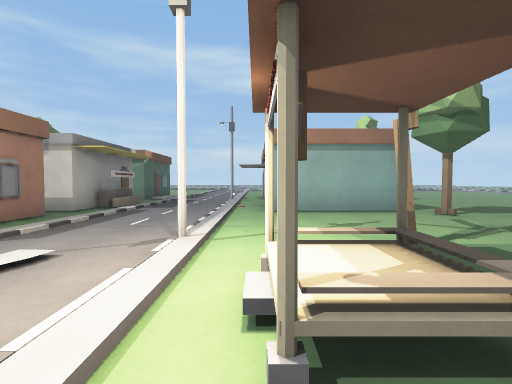
view 1 (above)

24 first-person views from a walk through a Godot game level. The camera is 1.4 m above the floor, tilts 2° down and sees 85° across. Doors that lead somewhere are drawn open, without their leaves. The floor is counted in squares, 2 m on a side. Each view is taken from the middle of a square. On the plan, view 1 faces up. The plan holds only what a view shows up to about 9 squares ahead; the rest is blank. The place goes on beyond the plan. Surface patterns are stand-ins for the level's own textures.

view 2
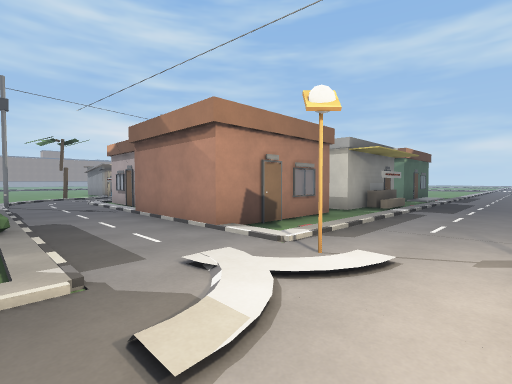

view 3
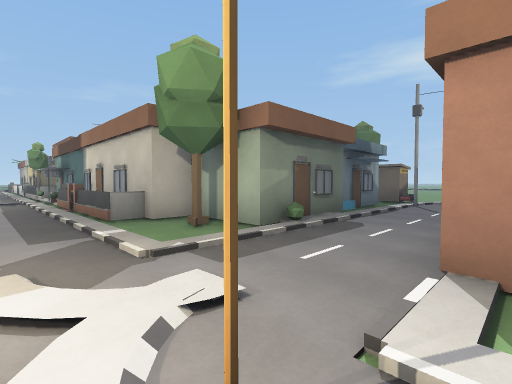

view 4
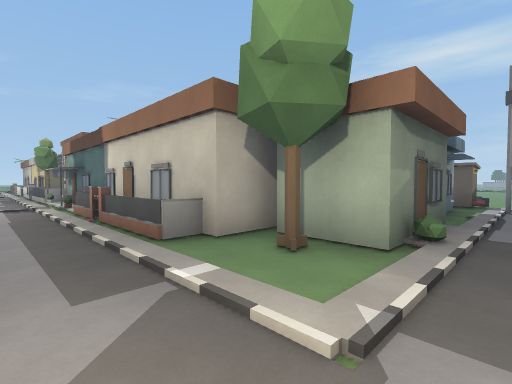

view 5
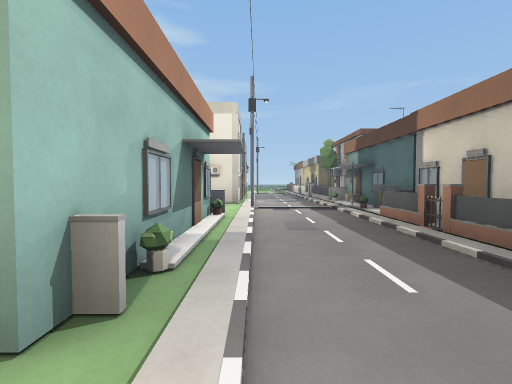

view 6
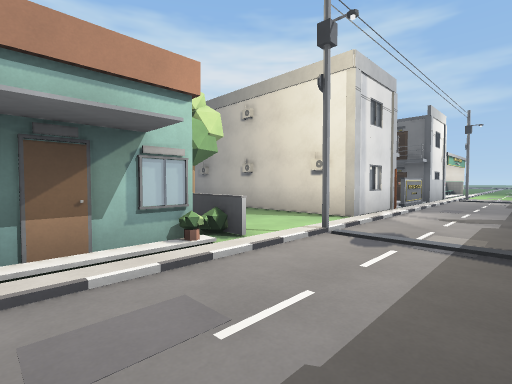

view 7
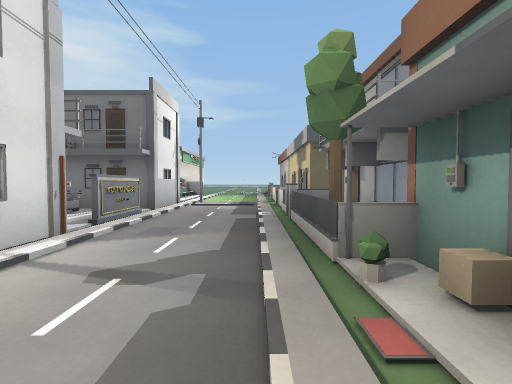

view 8
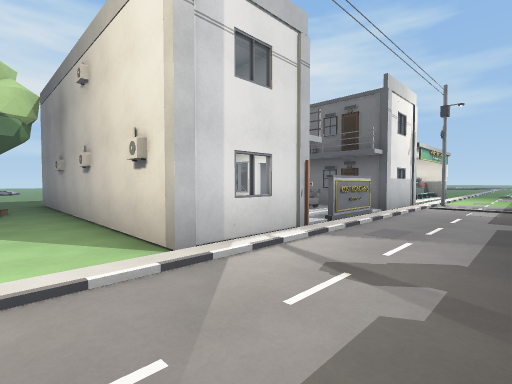

view 9
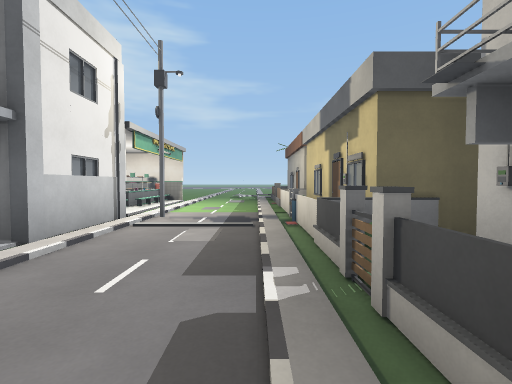

view 10
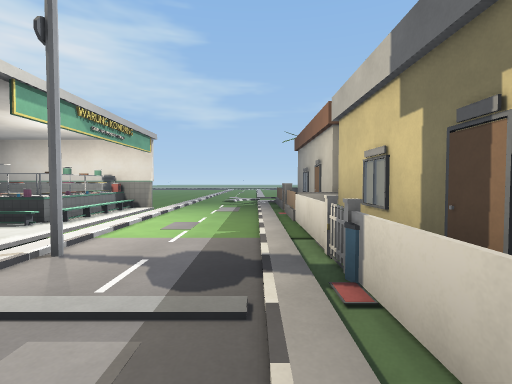

view 11
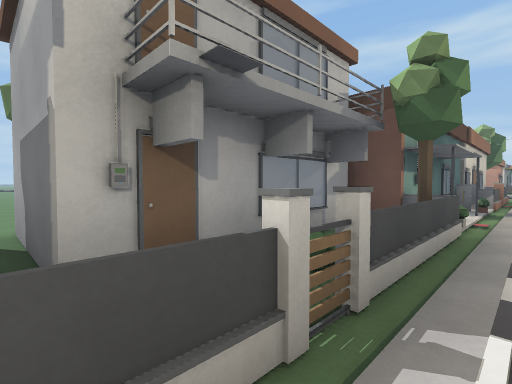

view 12
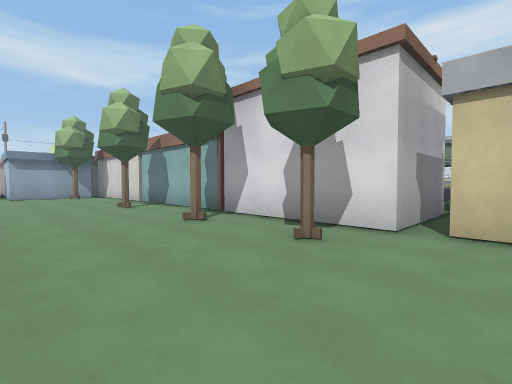

view 13
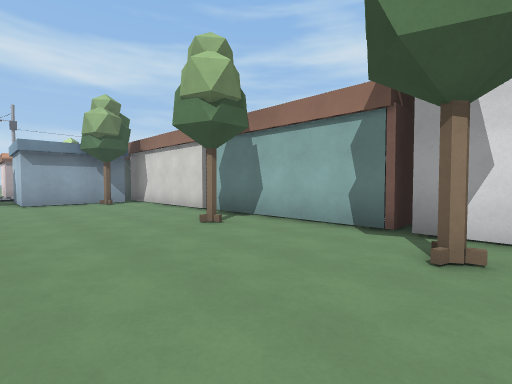

view 14
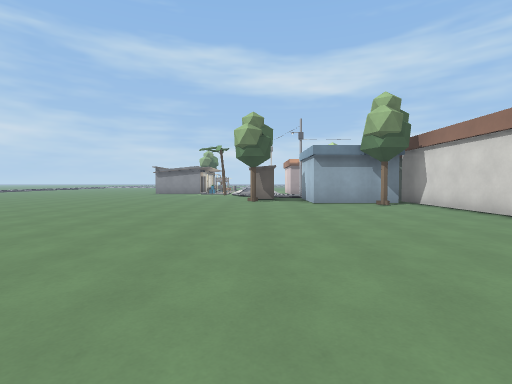

view 15
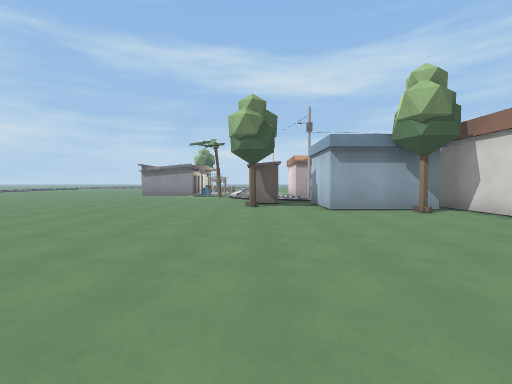

view 16
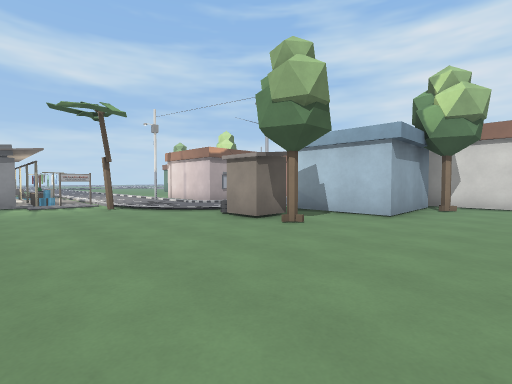

view 17
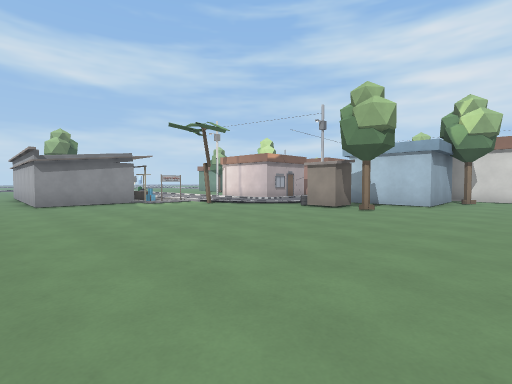

view 18
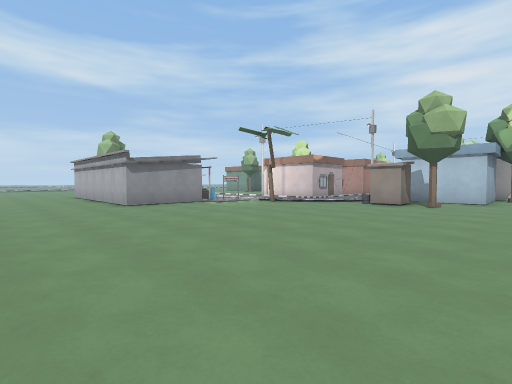

view 19
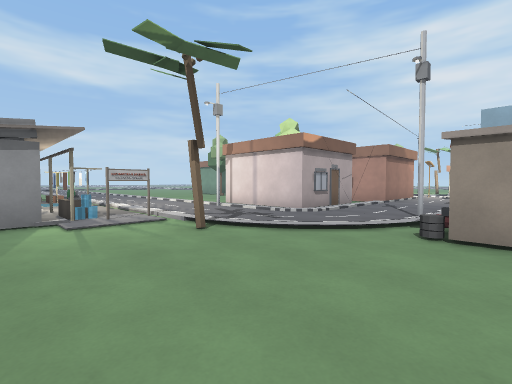

view 20
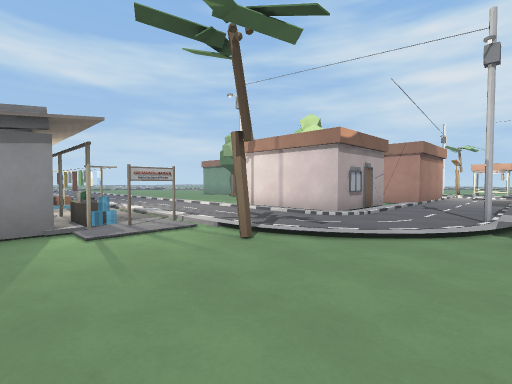

view 21
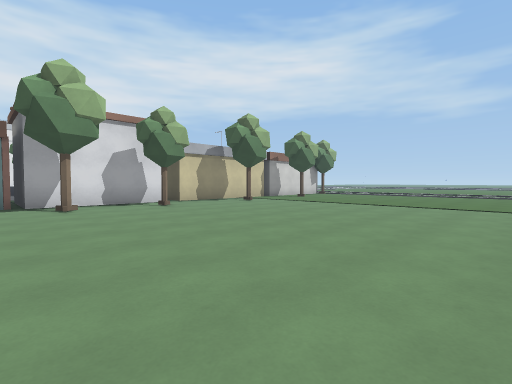

view 22
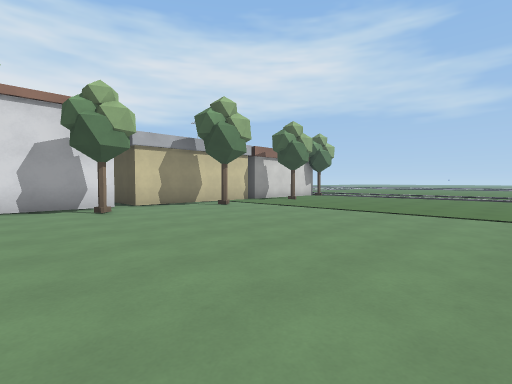

view 23
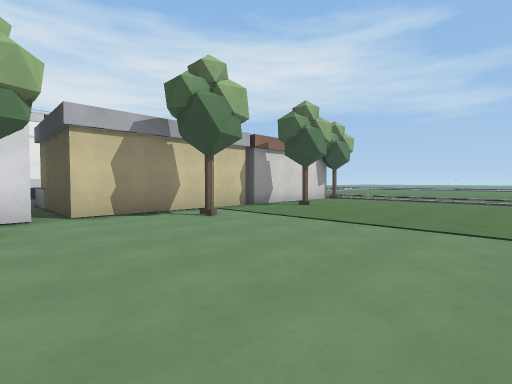

view 24
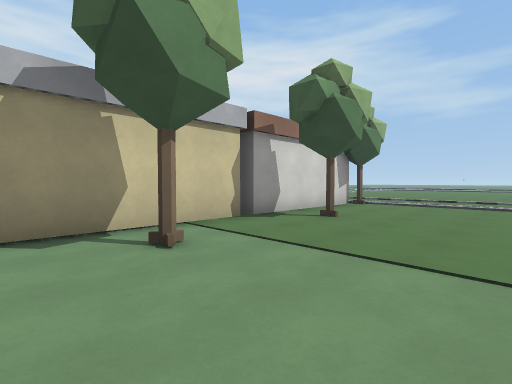

### Floor plan
Key: @ floor where view 1 was taken; # wall or solid block; . main floor; : floor 0.25 m higher than the main floor; / step, stairs or slope; D door; = window, fence, low wall or low ledge; ^ raised ledge; B block; O other object.
Columns run from 22 left of view 1 to 8 right of it. Each row starts with its distance up from view 1.
 11                    ..
 10        #           ..
  9       D#..        B....    ...
  8       ##..:       #...D    ...
  7  ..#  D#..:      B.....BBB....
  6  ..# #D#..:B     .........#..
  5 ...###B...:B      ..........
  4 .......O..:B      D........
  3 ........:../DD.BBB...#..#.
  2 ......../..........OO.O#.
  1 ........./.#........:.##
  0 .........O.....BB.....@
 -1 .........#BBDBB  B....
 -2 .........#.B   BB#....#
 -3 ...........BBB.   =...#
 -4 ...............#  #...#
 -5   .............#  D...D
 -6    ............#  #...D#
 -7     ...........###^...O#
 -8      ..........#  #..#.. #
 -9       .......#.#  #........#
-10        ........# #D...###....##
-11      ..........###=...########
-12      ........######...#
-13      .........#  # ...D
-14      .........#  #=...#
-15      .........###D=...#=
-16      .............O....#
-17      ..........####...###
-18      ........#.#  D...##
-19      ..........#  #...#
-20      ..........#   ...:/
-21       .........###^.../^^

Where each view was taken, in squares from view 1:
view 1: 0 up, 0 right, facing up
view 2: 0 up, 1 left, facing up-left
view 3: 3 up, 2 left, facing down-left
view 4: 1 up, 2 left, facing down-left
view 5: 1 down, 1 left, facing down
view 6: 5 down, 3 left, facing down-right
view 7: 9 down, 3 left, facing down
view 8: 9 down, 3 left, facing down-right
view 9: 13 down, 3 left, facing down
view 10: 16 down, 3 left, facing down
view 11: 16 down, 3 left, facing up-left
view 12: 17 down, 12 left, facing up-right
view 13: 13 down, 12 left, facing up-right
view 14: 12 down, 13 left, facing up
view 15: 10 down, 13 left, facing up
view 16: 5 down, 17 left, facing up-right
view 17: 5 down, 20 left, facing up-right
view 18: 4 down, 22 left, facing up-right
view 19: 1 down, 17 left, facing up-right
view 20: 0 up, 17 left, facing up-right
view 21: 11 down, 17 left, facing down-right
view 22: 13 down, 16 left, facing down-right
view 23: 15 down, 14 left, facing down-right
view 24: 17 down, 12 left, facing down-right
